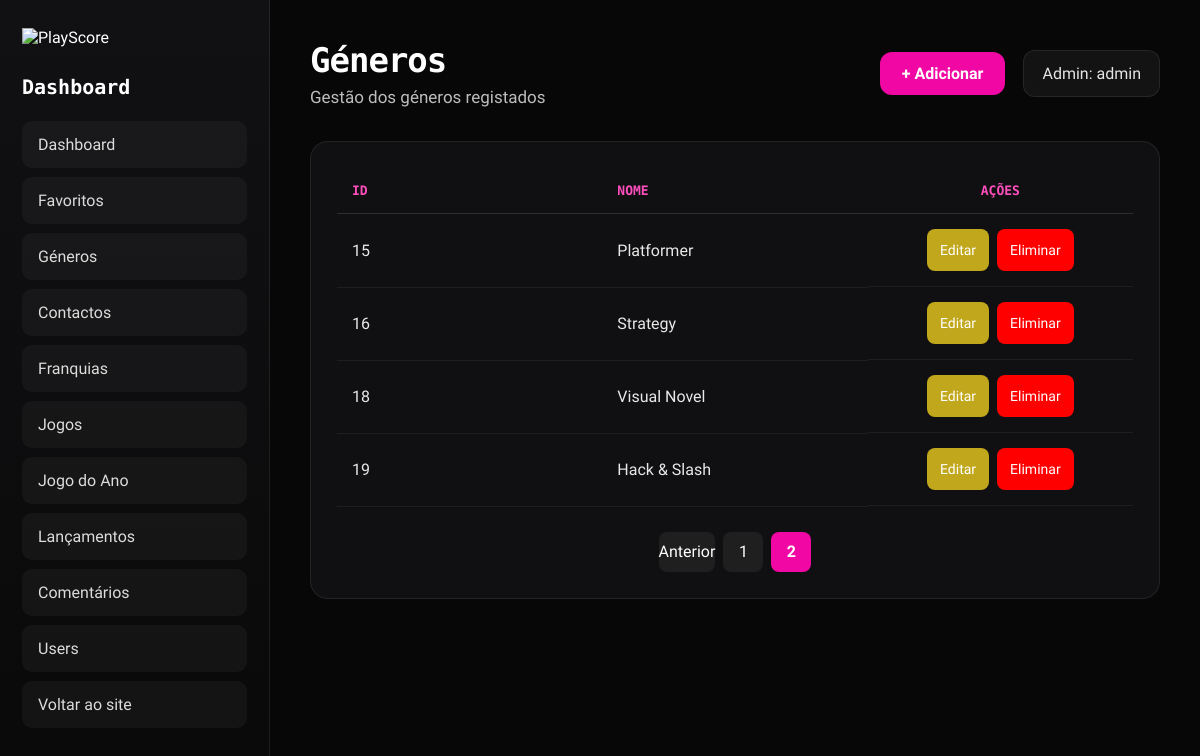
Before: /Site/admin/dashboard_generos.php?pagina=2 (signed in) with the older database file.
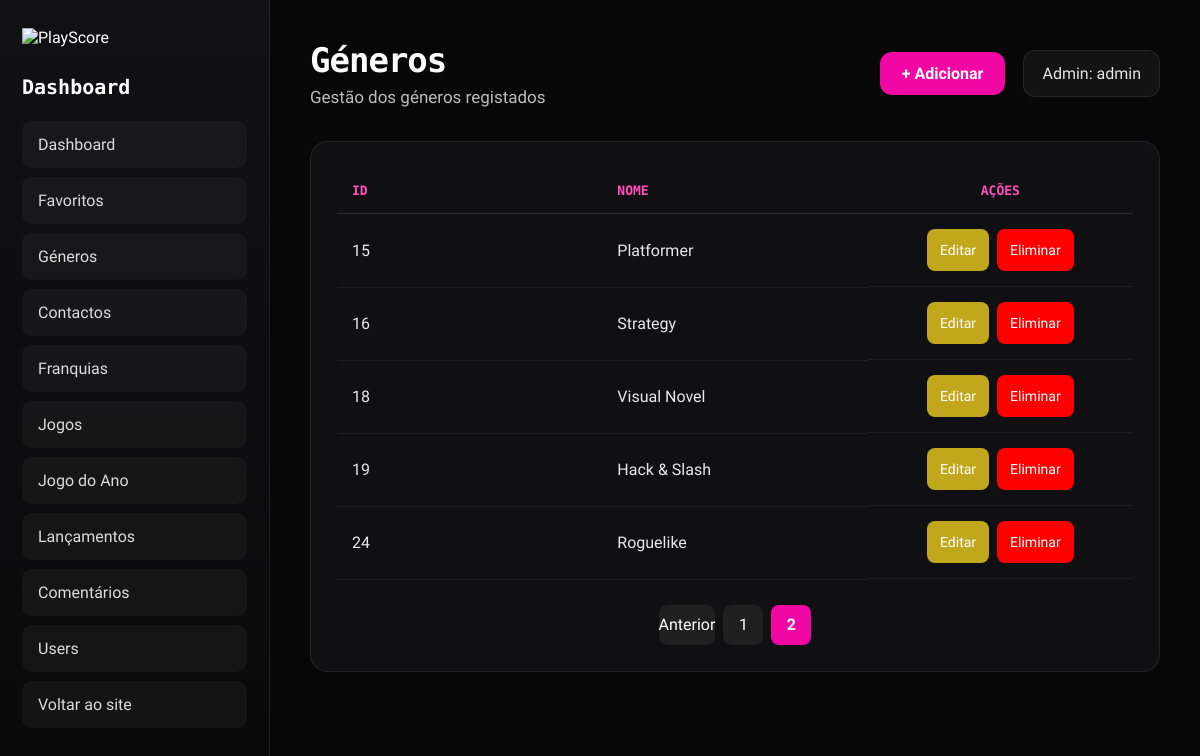
After: the same page with the newer database file.
### tables this page shows
CREATE TABLE IF NOT EXISTS `generos` (
  `id_genero` int NOT NULL AUTO_INCREMENT,
  `nome` varchar(20) NOT NULL,
  PRIMARY KEY (`id_genero`)
);

### Site/admin/dashboard_generos.php (the view, shortened to what this page needs)
<?php
include "../conexao.php";
$nome_admin = $_SESSION["nome"] ?? "Admin";
$por_pagina = 10;
$pagina = $_GET["pagina"] ?? 1;
$pagina = max(1, intval($pagina));
$inicio = ($pagina - 1) * $por_pagina;
$sql_total = "SELECT COUNT(*) AS total FROM generos";
$resultado_total = mysqli_query($conn, $sql_total);
$total_linhas = mysqli_fetch_assoc($resultado_total)["total"];
$total_paginas = ceil($total_linhas / $por_pagina);
$sql = "SELECT * FROM generos ORDER BY id_genero ASC LIMIT $inicio, $por_pagina";
$resultado = mysqli_query($conn, $sql);
?>
<!DOCTYPE html>
<html lang="pt">
<head>
    <link rel="stylesheet" href="../css/backoffice.css">
</head>
<body>
    <div class="backoffice">
        <aside class="sidebar">
            <div class="sidebar-logo">
                <img src="../logo/Logo.png" alt="PlayScore">
            </div>
            <h2>Dashboard</h2>
            <a href="dashboard.php">Dashboard</a>
            <nav class="sidebar-menu">
                <a href="dashboard_favoritos.php">Favoritos</a>
                <a href="dashboard_generos.php">Géneros</a>
                <a href="dashboard_contactos.php">Contactos</a>
                <a href="dashboard_franquia.php">Franquias</a>
                <a href="dashboard_jogos.php">Jogos</a>
                <a href="dashboard_jogoano.php">Jogo do Ano</a>
                <a href="dashboard_lancamento.php">Lançamentos</a>
                <a href="dashboard_comentarios.php">Comentários</a>
                <a href="dashboard_users.php">Users</a>
            </nav>
            <a href="../index.php" class="back-site">Voltar ao site</a>
        </aside>
        <main class="main-content">
            <div class="topbar">
                <div>
                    <h1>Géneros</h1>
                    <p>Gestão dos géneros registados</p>
                </div>
                <div class="topbar-actions">
                    <a href="dashboard_adicionar_generos.php" class="add-btn">
                        + Adicionar
                    </a>
                    <span>Admin: <?php echo $nome_admin; ?></span>
                </div>
            </div>
            <section class="table-card">
                <table>
                    <thead>
                        <tr>
                            <th>ID</th>
                            <th>Nome</th>
                            <th class="actions-title">Ações</th>
                        </tr>
                    </thead>
                    <tbody>
                        <?php while ($genero = mysqli_fetch_assoc($resultado)) { ?>
                            <tr>
                                <td><?php echo $genero["id_genero"]; ?></td>
                                <td><?php echo $genero["nome"]; ?></td>
                                <td class="actions">
                                    <a href="dashboard_editar_generos.php?id=<?php echo $genero["id_genero"]; ?>" class="btn edit">
                                        Editar
                                    </a>
                                    <a href="dashboard_generos.php?eliminar=<?php echo $genero["id_genero"]; ?>"
                                       class="btn delete"
                                       onclick="return confirm('Tens a certeza que queres eliminar este género?');">
                                        Eliminar
                                    </a>
                                </td>
                            </tr>
                        <?php } ?>
                    </tbody>
                </table>
                <div class="pagination">
                    <?php if ($pagina > 1) { ?>
                        <a href="dashboard_generos.php?pagina=<?php echo $pagina - 1; ?>">
                            Anterior
                        </a>
                    <?php } ?>
                    <?php for ($i = 1; $i <= $total_paginas; $i++) { ?>
                        <a href="dashboard_generos.php?pagina=<?php echo $i; ?>"
                            class="<?php echo ($i == $pagina) ? 'active' : ''; ?>">
                            <?php echo $i; ?>
                        </a>
                    <?php } ?>
                </div>
            </section>
        </main>
    </div>
</body>
</html>

Changed rows visible on the page:
added generos: id_genero "24", nome "Roguelike"
